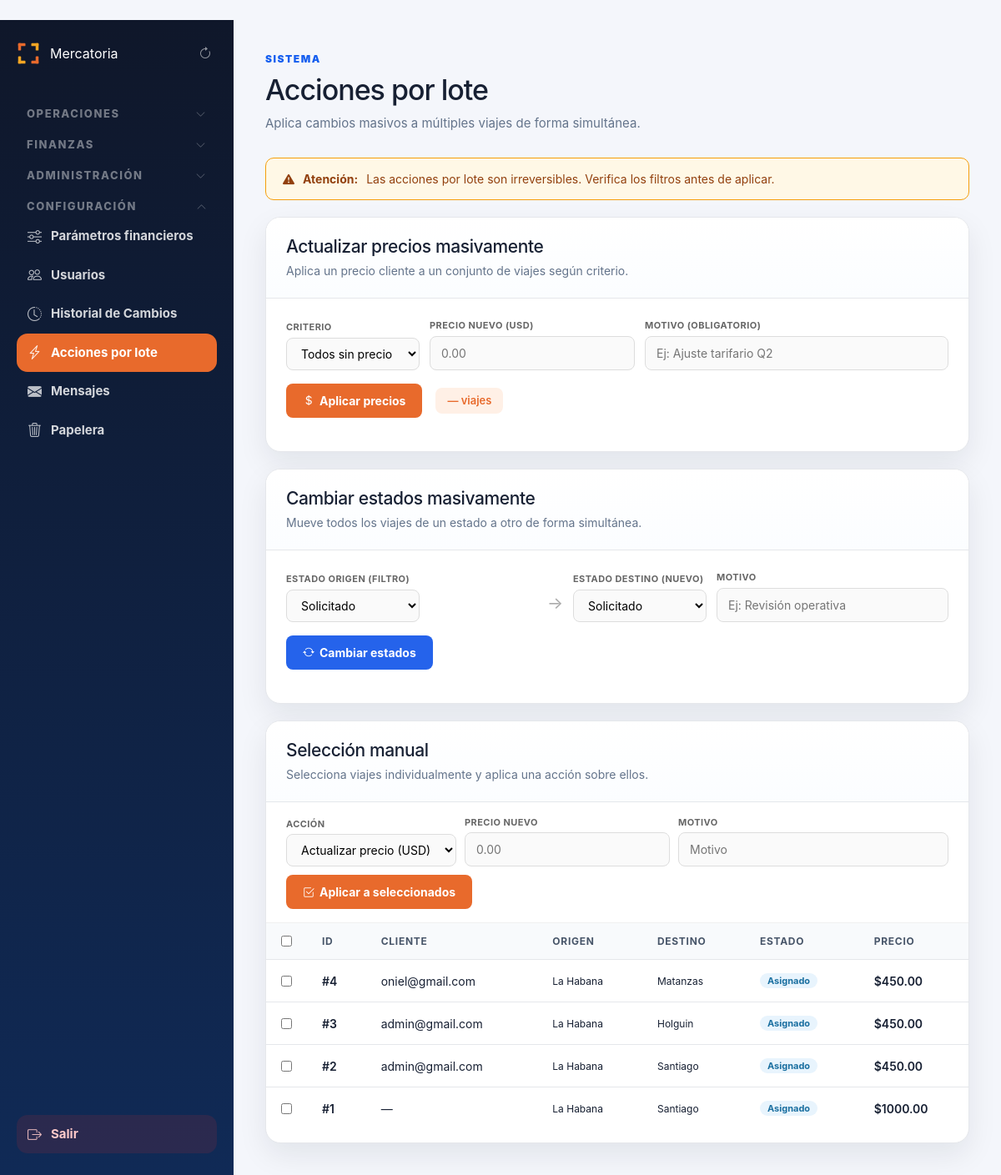
The app's page /admin/lote (signed in) with its own data.
### tables this page shows
CREATE TABLE viajes (
        id INTEGER PRIMARY KEY AUTOINCREMENT,
        cliente TEXT,
        cliente_id INTEGER,
        ruta_id INTEGER,
        tarifa_id INTEGER,
        tipo_vehiculo_id INTEGER,
        origen TEXT,
        destino TEXT,
        precio REAL DEFAULT 0,
        precio_calculado REAL DEFAULT 0,
        precio_final REAL DEFAULT 0,
        precio_editado INTEGER DEFAULT 0,
        motivo_edicion_precio TEXT,
        combustible REAL DEFAULT 0,
        pago_camionero REAL DEFAULT 0,
        camionero REAL DEFAULT 0,
        comision REAL DEFAULT 0,
        beneficio REAL DEFAULT 0,
        estado TEXT DEFAULT 'Solicitado',
        camionero_id INTEGER,
        camionero_nombre TEXT,
        vehiculo_id INTEGER,
        fecha_creacion TEXT DEFAULT CURRENT_TIMESTAMP,
        fecha_asignacion TEXT,
        fecha_recogida TEXT,
        fecha_entrega TEXT,
        observaciones TEXT
    , cotizacion_id INTEGER, km REAL, kilometros REAL, precio_cliente REAL, combustible_estimado REAL, beneficio_estimado REAL, vehiculo_placa TEXT, referencia_cliente TEXT, prioridad TEXT DEFAULT 'Normal', tipo_carga TEXT, tipo_transporte TEXT, cantidad_contenedores INTEGER, numero_contenedor TEXT, peso_toneladas REAL, observaciones_operativas TEXT, estado_pago_camionero TEXT DEFAULT 'Pendiente', tipo_pago_camionero TEXT, observacion_pago TEXT, monto_pagado REAL, fecha_pago_camionero TEXT, deleted_at TEXT, deleted_by TEXT, forma_cobro TEXT, codigo_transaccion TEXT, comentario_cobro TEXT, fecha_cobro TEXT, monto_cobrado REAL, verificado_financiero INTEGER DEFAULT 0, verificado_por TEXT, fecha_verificacion TEXT, reabierto_en TIMESTAMP);

### routes/admin.py (the view)
@admin_bp.route("/lote", methods=["GET"])
def panel_lote():
    if session.get("rol") != "admin":
        return redirect("/admin")
    conexion = conectar()
    cursor = conexion.cursor()
    cursor.execute("""
        SELECT id, nombre, origen, destino
        FROM rutas ORDER BY COALESCE(nombre, origen)
    """)
    rutas = cursor.fetchall()
    cursor.execute("""
        SELECT id, cliente, origen, destino, estado,
               COALESCE(NULLIF(precio_cliente,0), NULLIF(precio_final,0), NULLIF(precio,0), 0) AS precio
        FROM viajes
        WHERE LOWER(estado) NOT IN ('entregado', 'cancelado')
        ORDER BY id DESC
    """)
    viajes_activos = cursor.fetchall()
    conexion.close()
    resultado = request.args.get("resultado", "")
    return render_template(
        "admin/lote.html",
        rutas=rutas,
        viajes_activos=viajes_activos,
        estados=_ESTADOS_VIAJE,
        resultado=resultado,
    )

### app.py (called while the page is built)
@app.before_request
def _record_start_time():
    g.start_time = time.monotonic()

@app.before_request
def _validate_session_role():
    if "user_id" not in session or "rol" not in session:
        return
    try:
        con = conectar()
        cur = con.cursor()
        cur.execute("SELECT rol, activo FROM usuarios WHERE id = ?", (session["user_id"],))
        row = cur.fetchone()
        con.close()
        if not row or not row["activo"]:
            session.clear()
            return
        if row["rol"] != session["rol"]:
            session["rol"] = row["rol"]
    except Exception:
        pass

@app.after_request
def set_security_headers(response):
    response.headers["X-Frame-Options"] = "SAMEORIGIN"
    response.headers["X-Content-Type-Options"] = "nosniff"
    response.headers["X-XSS-Protection"] = "1; mode=block"
    if app.debug:
        ms = (time.monotonic() - getattr(g, "start_time", time.monotonic())) * 1000
        app.logger.debug("[%s] %s %.1fms", request.method, request.path, ms)
    return response

@app.context_processor
def sidebar_badges():
    try:
        conexion = conectar()
        cursor = conexion.cursor()
        cursor.execute("""
            SELECT
                COUNT(*) AS urgentes,
                COUNT(CASE WHEN estado = 'Solicitado' THEN 1 END) AS solicitados
            FROM viajes
            WHERE estado IN ('Pendiente', 'Solicitado')
        """)
        row = cursor.fetchone()
        viajes_urgentes    = row["urgentes"]    if row else 0
        dashboard_urgentes = row["solicitados"] if row else 0
        conexion.close()
    except Exception:
        viajes_urgentes = 0
        dashboard_urgentes = 0
    return dict(
        sidebar_viajes_urgentes=viajes_urgentes,
        sidebar_dashboard_urgentes=dashboard_urgentes,
    )

### database.py (called while the page is built)
def conectar():
    if USE_POSTGRES:
        from database_pg import conectar_pg
        conn = conectar_pg()
        return ConexionWrapper(conn, use_postgres=True)
    else:
        conexion = sqlite3.connect(DATABASE_NAME)
        conexion.row_factory = sqlite3.Row
        return ConexionWrapper(conexion, use_postgres=False)

    def execute(self, sql, params=None):
        if self._use_postgres:
            sql = sql.replace("?", "%s")
        if params is not None:
            return self._cursor.execute(sql, params)
        return self._cursor.execute(sql)

    def fetchone(self):
        return self._cursor.fetchone()

    def fetchall(self):
        return self._cursor.fetchall()

### templates/admin/lote.html (shortened to what this page needs)
﻿{% extends "admin/base_admin.html" %}
{% block contenido %}
<div class="page-header">
    <div>
        <span class="eyebrow">Sistema</span>
        <h1>Acciones por lote</h1>
        <p>Aplica cambios masivos a múltiples viajes de forma simultánea.</p>
    </div>
</div>
<div class="alerta-warning">
    <i class="bi bi-exclamation-triangle-fill"></i>
    <strong>Atención:</strong> Las acciones por lote son irreversibles. Verifica los filtros antes de aplicar.
</div>
<section class="panel" style="margin-bottom:20px;">
    <div class="panel-header">
        <div>
            <h2>Actualizar precios masivamente</h2>
            <p>Aplica un precio cliente a un conjunto de viajes según criterio.</p>
        </div>
    </div>
    <div style="padding:24px;">
        <form method="POST" action="/admin/lote/precios" id="form-precios">
            <div class="lote-grid">
                <div class="lote-field">
                    <label class="lote-label">Criterio</label>
                    <select name="criterio" id="criterio-precio" class="lote-input" onchange="onCriterioChange()">
                        <option value="sin_precio">Todos sin precio</option>
                    </select>
                </div>
                <div class="lote-field">
                    <label class="lote-label">Precio nuevo (USD)</label>
                    <input type="number" name="precio_nuevo" step="0.01" min="0.01"
                           class="lote-input" placeholder="0.00" required>
                </div>
                <div class="lote-field" style="flex:2;">
                    <label class="lote-label">Motivo (obligatorio)</label>
                    <input type="text" name="motivo" class="lote-input"
                           placeholder="Ej: Ajuste tarifario Q2" required>
                </div>
            </div>
            <div style="display:flex;align-items:center;gap:16px;margin-top:16px;">
                <button type="submit" class="btn-lote-primary">
                    <i class="bi bi-currency-dollar"></i> Aplicar precios
                </button>
                <span class="lote-preview" id="preview-count">
                </span>
            </div>
        </form>
    </div>
</section>
<section class="panel" style="margin-bottom:20px;">
    <div class="panel-header">
        <div>
            <h2>Cambiar estados masivamente</h2>
            <p>Mueve todos los viajes de un estado a otro de forma simultánea.</p>
        </div>
    </div>
    <div style="padding:24px;">
        <form method="POST" action="/admin/lote/estados">
            <div class="lote-grid">
                <div class="lote-field">
                    <label class="lote-label">Estado origen (filtro)</label>
                    <select name="estado_origen" class="lote-input" required>
                        {% for e in estados %}
                        <option value="{{ e }}">{{ e }}</option>
                        {% endfor %}
                    </select>
                </div>
                <div class="lote-field" style="display:flex;align-items:flex-end;font-size:20px;padding-bottom:8px;color:#aaa;">
                    →
                </div>
                <div class="lote-field">
                    <label class="lote-label">Estado destino (nuevo)</label>
                    <select name="estado_destino" class="lote-input" required>
                        {% for e in estados %}
                        <option value="{{ e }}">{{ e }}</option>
                        {% endfor %}
                    </select>
                </div>
                <div class="lote-field" style="flex:2;">
                    <label class="lote-label">Motivo</label>
                    <input type="text" name="motivo" class="lote-input"
                           placeholder="Ej: Revisión operativa" required>
                </div>
            </div>
            <div style="margin-top:16px;">
                <button type="submit" class="btn-lote-secondary">
                    <i class="bi bi-arrow-repeat"></i> Cambiar estados
                </button>
            </div>
        </form>
    </div>
</section>
<section class="panel">
    <div class="panel-header">
        <div>
            <h2>Selección manual</h2>
            <p>Selecciona viajes individualmente y aplica una acción sobre ellos.</p>
        </div>
    </div>
    <form method="POST" action="/admin/lote/viajes-seleccionados" id="form-manual">
        <div style="padding:16px 24px;display:flex;flex-wrap:wrap;gap:10px;align-items:flex-end;border-bottom:1px solid #f0f0f0;">
            <div class="lote-field">
                <label class="lote-label">Acción</label>
                <select name="accion" id="accion-manual" class="lote-input" onchange="toggleAccionManual()">
                    <option value="precio">Actualizar precio (USD)</option>
                </select>
            </div>
            <div class="lote-field" id="campo-precio-manual">
                <label class="lote-label">Precio nuevo</label>
                <input type="number" name="valor" id="val-precio-manual"
                       step="0.01" min="0.01" class="lote-input" placeholder="0.00">
            </div>
            <div class="lote-field" style="flex:2;">
                <label class="lote-label">Motivo</label>
                <input type="text" name="motivo" class="lote-input" placeholder="Motivo" required>
            </div>
            <button type="submit" class="btn-lote-primary" onclick="return confirmarSeleccion()">
                <i class="bi bi-check2-square"></i> Aplicar a seleccionados
            </button>
        </div>
        <div class="table-wrapper">
            <table class="data-table">
                <thead>
                    <tr>
                        <th style="width:36px;">
                            <input type="checkbox" id="check-all" onchange="toggleAll(this)">
                        </th>
                        <th>ID</th>
                        <th>Cliente</th>
                        <th>Origen</th>
                        <th>Destino</th>
                        <th>Estado</th>
                        <th>Precio</th>
                    </tr>
                </thead>
                <tbody>
                    {% for v in viajes_activos %}
                    <tr>
                        <td>
                            <input type="checkbox" name="ids[]" value="{{ v.id }}" class="chk-viaje">
                        </td>
                        <td style="font-weight:600;">#{{ v.id }}</td>
                        <td>{{ v.cliente or '—' }}</td>
                        <td style="font-size:12px;">{{ v.origen or '—' }}</td>
                        <td style="font-size:12px;">{{ v.destino or '—' }}</td>
                        <td>
                            <span class="badge-estado-lote estado-{{ v.estado|lower|replace(' ', '-') }}">
                                {{ v.estado }}
                            </span>
                        </td>
                        <td style="font-weight:600;">
                            {% if v.precio and v.precio > 0 %}
                                ${{ "%.2f"|format(v.precio|float) }}
                            {% else %}
                                <span style="color:#bbb;">Sin precio</span>
                            {% endif %}
                        </td>
                    </tr>
                    {% else %}
                    <tr>
                        <td colspan="7" class="empty-state">No hay viajes activos.</td>
                    </tr>
                    {% endfor %}
                </tbody>
            </table>
        </div>
    </form>
</section>
{% endblock %}

### static/css/admin.css (style rules this page uses)
:root { --bg: #f4f6fb; --panel: #ffffff; --panel-soft: #f8fafc; --text: #172033; --muted: #64748b; --primary: #155eef; --primary-dark: #0f3ea8; --border: #e5e7eb; --danger: #dc2626; --success: #16a34a; --warning: #f59e0b; --info: #0891b2; --sidebar: #0f172a; --sidebar-soft: #102a56; --shadow: 0 14px 35px rgba(15, 23, 42, 0.08); --radius: 18px; }
* { box-sizing: border-box; }
body { margin: 0; font-family: Inter, "Segoe UI", Arial, sans-serif; background: var(--bg); color: var(--text); }
.page-header { display: flex; justify-content: space-between; align-items: flex-start; gap: 22px; margin-bottom: 30px; }
.eyebrow { display: inline-flex; margin-bottom: 8px; color: var(--primary); font-size: 12px; font-weight: 900; text-transform: uppercase; letter-spacing: 0.13em; }
.page-header h1 { margin: 0; font-size: 34px; letter-spacing: -1px; }
.page-header p { margin: 8px 0 0; color: var(--muted); font-size: 15px; }
.panel { background: var(--panel); border: 1px solid var(--border); border-radius: var(--radius); box-shadow: var(--shadow); overflow: hidden; }
.panel-header { padding: 22px 24px; border-bottom: 1px solid var(--border); background: linear-gradient(180deg, #ffffff 0%, #fbfdff 100%); }
.panel-header h2 { margin: 0; font-size: 21px; letter-spacing: -0.4px; }
.panel-header p { margin: 6px 0 0; color: var(--muted); font-size: 14px; }
.table-wrapper { width: 100%; overflow-x: auto; }
.data-table { width: 100%; border-collapse: collapse; background: var(--panel); }
.data-table th { background: var(--panel-soft); color: #475569; padding: 14px 18px; text-align: left; font-size: 12px; text-transform: uppercase; letter-spacing: 0.06em; border-bottom: 1px solid var(--border); white-space: nowrap; }
.data-table td { padding: 16px 18px; border-bottom: 1px solid var(--border); font-size: 14px; vertical-align: middle; }
.data-table tr:last-child td { border-bottom: none; }

### templates/admin/lote.html (style rules this page uses)
.alerta-warning { background: #fff8e6; border: 1px solid #f59e0b; color: #92400e; padding: 14px 20px; border-radius: 10px; margin-bottom: 20px; font-size: 14px; display: flex; align-items: center; gap: 10px; }
.lote-grid { display: flex; flex-wrap: wrap; gap: 12px; align-items: flex-end; }
.lote-field { display: flex; flex-direction: column; gap: 4px; min-width: 160px; }
.lote-label { font-size: 11px; font-weight: 700; color: #666; text-transform: uppercase; letter-spacing: .04em; }
.lote-input { padding: 9px 13px; border: 1px solid #ddd; border-radius: 8px; font-size: 14px; background: #fafafa; box-sizing: border-box; }
.btn-lote-primary { display: inline-flex; align-items: center; gap: 6px; padding: 10px 20px; background: #E86A2C; color: #fff; border: none; border-radius: 8px; font-size: 14px; font-weight: 700; cursor: pointer; white-space: nowrap; }
.btn-lote-secondary { display: inline-flex; align-items: center; gap: 6px; padding: 10px 20px; background: #2563EB; color: #fff; border: none; border-radius: 8px; font-size: 14px; font-weight: 700; cursor: pointer; white-space: nowrap; }
.lote-preview { font-size: 13px; font-weight: 600; color: #E86A2C; background: #fff0e6; padding: 6px 14px; border-radius: 8px; }
.badge-estado-lote { display: inline-block; padding: 2px 9px; border-radius: 999px; font-size: 11px; font-weight: 700; }
.estado-asignado { background:#e8f4fd; color:#1a6fa0; }

### records on screen
viajes: id "4", cliente "oniel@gmail.com", origen "La Habana", destino "Matanzas", estado "Asignado", precio "450.00"
viajes: id "3", cliente "admin@gmail.com", origen "La Habana", destino "Holguin", estado "Asignado", precio "450.00"
viajes: id "2", cliente "admin@gmail.com", origen "La Habana", destino "Santiago", estado "Asignado", precio "450.00"
viajes: id "1", cliente "—", origen "La Habana", destino "Santiago", estado "Asignado", precio "1000.00"

### other values on screen
form field estado_origen "Solicitado"
form field estado_destino "Solicitado"
